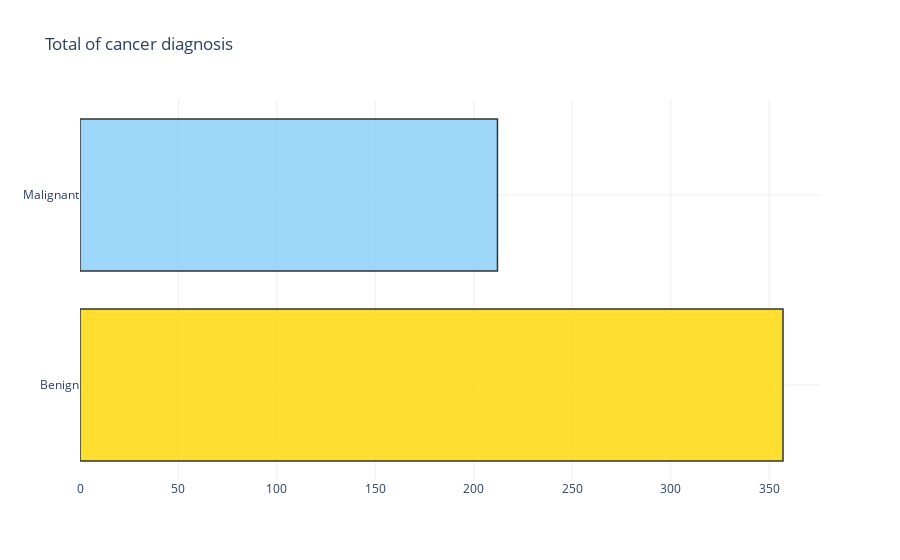

Notebook source saved alongside this figure:
### Markdown cell above
Gráfico contendo a quantidade diagnósticos de câncer malignos e benignos

### Code cell
benigno_sum = (df_cancer['diagnosis'] == 0).sum()
maligno_sum = (df_cancer['diagnosis'] == 1).sum()

trace = go.Bar(x = (benigno_sum, maligno_sum), y = ['Benign', 'Malignant'], orientation = 'h', opacity = 0.8, marker=dict(
        color=[ 'gold', 'lightskyblue'],
        line=dict(color='#000000',width=1.5)))

layout = go.Layout(title =  'Total of cancer diagnosis',
                   xaxis = dict(showgrid = True,
                                gridcolor = "#eee"),
                   yaxis = dict(showgrid = True,
                                gridcolor = "#eee"),
                   plot_bgcolor = "white",
                   paper_bgcolor = "white")
                    
fig = dict(data = trace, layout = layout)
py.iplot(fig)

### Figure 1 — Plotly figure (JSON) as saved in the notebook; plotly's stock layout.template omitted (floating-point values rounded to 4 significant figures)
{"data": [{"marker": {"color": ["gold", "lightskyblue"], "line": {"color": "#000000", "width": 1.5}}, "opacity": 0.8, "orientation": "h", "type": "bar", "x": [357, 212], "y": ["Benign", "Malignant"]}], "layout": {"paper_bgcolor": "white", "plot_bgcolor": "white", "title": {"text": "Total of cancer diagnosis"}, "xaxis": {"gridcolor": "#eee", "showgrid": true}, "yaxis": {"gridcolor": "#eee", "showgrid": true}}}
